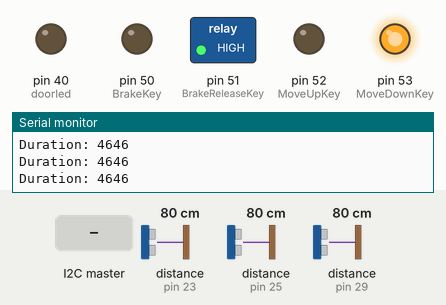
The sketch below on a simulated Arduino Mega 2560, built with avr-gcc and run on an emulated ATmega2560. On the bench: switched loads named in the sketch (green lamp = pin HIGH), output pins drawn as LEDs (lit = HIGH), the last lines printed to the serial monitor. Wiring (inferred from the names in the program): ultrasonic range finder: trigger pin 22; echo pin 23. Inputs (shaded band) come from the test bench; at power-on: distance to the obstacle (sensors on pin 23, pin 25, pin 29) 80 cm. The echo pulse lasts 58.3 µs per cm; pins used as bus, display or sensor lines are not drawn.

Above: at 0.8 s.
0.9 s: distance to the obstacle (sensor on pin 23) set to 6 cm
2.4 s: distance to the obstacle (sensor on pin 23) set to 3 cm
At 3.0 s:
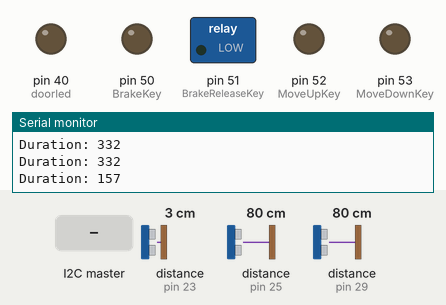
3.9 s: the I2C master sends the byte 1
At 4.5 s:
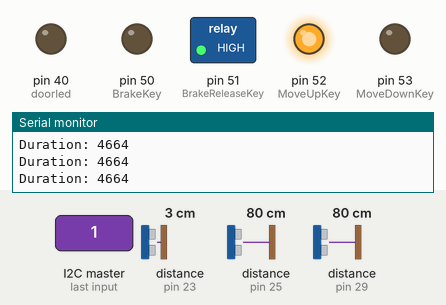
5.5 s: distance to the obstacle (sensor on pin 25) set to 5 cm
7.0 s: distance to the obstacle (sensor on pin 25) set to 2 cm
At 7.8 s:
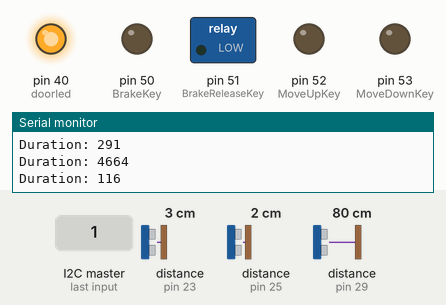
8.5 s: the I2C master sends the byte 0
At 10.16 s:
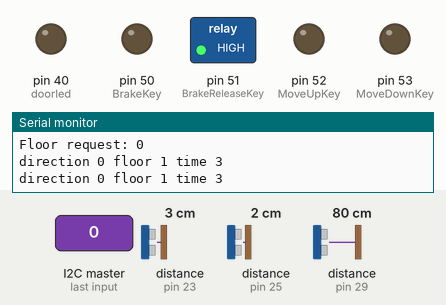
Timing chart, 0 to 14.7 s (numbered marks = the images above; inputs shaded):
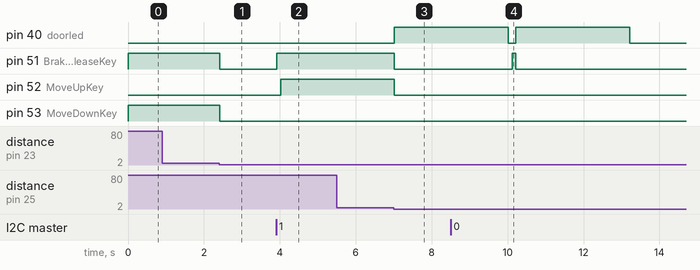

Measured:
- the behaviour switches between 5 and 4 cm on distance to the obstacle (sensor on pin 23) (found by bisection; images 0 and 1)
- the behaviour switches between 4 and 3 cm on distance to the obstacle (sensor on pin 25) (found by bisection; images 2 and 3)
- after the input at 2.4 s, pin 51 (BrakeReleaseKey), pin 53 (MoveDownKey): HIGH → LOW at once
- after the input at 3.9 s, pin 51 (BrakeReleaseKey): LOW → HIGH at once; pin 52 (MoveUpKey): LOW → HIGH after 0.12 s
- after the input at 7.0 s, pin 40 (doorled): LOW → HIGH at once; pin 51 (BrakeReleaseKey), pin 52 (MoveUpKey): HIGH → LOW at once
- after the input at 8.5 s, pin 51 (BrakeReleaseKey): LOW → HIGH after 1.6 s, → LOW 0.10 s later

The sketch:

elevator.ino
```cpp
#include <Wire.h>
#include <stdio.h>
#define i2caddr 0x04
//definition of arduino pins for motors and ultrasonic sensors
int number = 10;
int MoveUpKey = 52 ;
int MoveDownKey = 53 ;
int BrakeKey = 50 ;
int BrakeReleaseKey = 51 ;
int trig0 = 22;
int echo0 = 23;
int trig1 = 24;
int echo1 = 25;
int trig2 = 26;
int echo2 = 27;
int trig3 = 28;
int echo3 = 29;
//time in ms for which elevator door is open(doorled is lit as there is no mechanical door)
int doordelay = 3000;
//time for which brake motors are moved
int brakedelay = 250;
//ultrsonic sensor threshold to detect elevator car
int ultrasonic_dur = 220;
int doorled = 40;
int buzzer = 41;
bool emergency = false;

/*
  floors_requests is a boolean array for storing requests of each floor
  directions   0 means lift is stationary
      1 means lift is going up
      2 means lift is going down
*/
int floor_request[4] = {0, 0, 0, 0};
int directions = 0;
int lift_pos = 0;          //current floor the lift is on
int cur_time = 1;          //cur_time increases when lift makes a move

/*
  returns true if the ultrasonic sensor referred by sensorid gives
  a reading of duration less than dur
*/
bool ultrasonic(int sensorid, long dur)
{
  long duration;
  int distance;
  int trig;
  int echo;
  if (sensorid == 0)
  {
    trig = trig0;
    echo = echo0;
  }
  else if (sensorid == 1)
  {
    trig = trig1;
    echo = echo1;
  }
  else if (sensorid == 2)
  {
    trig = trig2;
    echo = echo2;
  }
  else if (sensorid == 3)
  {
    trig = trig3;
    echo = echo3;
  }
  // Clears the trigPin
  digitalWrite(trig, LOW);
  delayMicroseconds(2);
  // Sets the trigPin on HIGH state for 10 micro seconds
  digitalWrite(trig, HIGH);
  delayMicroseconds(10);
  digitalWrite(trig, LOW);
  // Reads the echoPin, returns the sound wave travel time in microseconds
  duration = pulseIn(echo, HIGH);
  // Calculating the distance
  distance = duration * 0.034 / 2;
  // Prints the distance on the Serial Monitor
  //Serial.print("Distance: ");
  //Serial.println(distance);
  Serial.print("Duration: ");
  Serial.println(duration);
  if (duration < dur)
    return 1;
  else
    return 0;
}
/*
  Elevator Functions

  Functions to move elevator up or down by ONE floor
*/

void open_door()
{
  brake();
  digitalWrite(doorled,HIGH);
  delay(doordelay);
  digitalWrite(doorled,LOW);
}

//Functions for braking system
void brake()
{
  digitalWrite(BrakeKey , LOW);
  digitalWrite(BrakeReleaseKey , LOW) ;
}
void brake_release()
{
  digitalWrite(BrakeKey , LOW);
  digitalWrite(BrakeReleaseKey , HIGH) ;
}
//Moves the elevator up by one floor till top floor.
void move_up()
{
  if (lift_pos < 3)
  {
    while (!ultrasonic(lift_pos + 1, ultrasonic_dur))
    {
      digitalWrite(MoveUpKey , HIGH);
      digitalWrite(MoveDownKey , LOW);
      if(ultrasonic(3,ultrasonic_dur))
        break;
    }
    lift_pos += 1;
    if (floor_request[lift_pos] != 0)
    {
      digitalWrite(MoveUpKey , LOW);
      digitalWrite(MoveDownKey , LOW);
      open_door();
      floor_request[lift_pos] = 0;
      //check for further requests . find the first request (first come first serve)
      int min_ind = 0;
      for (int i = 1; i < 4; i++)
      {
        if (floor_request[i] < floor_request[min_ind])
          min_ind = i;
      }
      if (floor_request[min_ind] == 0) //no request
        directions = 0;
      else
      {
        if (min_ind > lift_pos)
        {
          directions = 1;
          brake_release();
        }
        else
        {
          directions = 2;
          brake_release();
        }
      }
    }
  }
  else
  {
    Serial.println("Can't move above top floor");
  }
}
//Moves the elevator down by one floor
void move_down()
{
  if (lift_pos > 0)
  {
    while (!ultrasonic(lift_pos - 1, ultrasonic_dur))
    {
      digitalWrite(MoveUpKey , LOW);
      digitalWrite(MoveDownKey , HIGH);
      if(ultrasonic(0,ultrasonic_dur))
        break;

    }
    lift_pos -= 1;
    if (floor_request[lift_pos] != 0)
    {
      digitalWrite(MoveUpKey , LOW);
      digitalWrite(MoveDownKey , LOW);
      open_door();
      floor_request[lift_pos] = 0;
      //check for further requests . find the first request (first come first serve)
      int min_ind = 0;
      for (int i = 1; i < 4; i++)
      {
        if (floor_request[i] < floor_request[min_ind])
          min_ind = i;
      }
      if (floor_request[min_ind] == 0) //no request
        directions = 0;
      else
      {
        if (min_ind > lift_pos)
        {
          directions = 1;
          brake_release();
        }
        else
        {
          directions = 2;
          brake_release();
        }
      }
    }

  }
  else
  {
    Serial.println("Can't move below ground floor");
  }
}

//prints the current floor of the lift and the direction it is going
void lift_status()
{
  char buf[100];
  int len = sprintf(buf, "direction %d floor %d time %d", directions, lift_pos, cur_time);
  for (int l = 0; l < len; l++)
    Serial.print(buf[l]);
  Serial.print("\n");
}
//Takes the elevator to ground floor.Used when system restarts
void moveto_ground()
{
  brake_release();
  while (!ultrasonic(0, ultrasonic_dur))
  {
    digitalWrite(MoveUpKey , LOW);
    digitalWrite(MoveDownKey , HIGH) ;
  }
  digitalWrite(MoveUpKey , LOW);
  digitalWrite(MoveDownKey , LOW) ;
  brake();
}

void emergency_stop()
{
  brake_release();
  digitalWrite(buzzer,HIGH);
  digitalWrite(MoveUpKey , LOW);
  digitalWrite(MoveDownKey , LOW);
}
void emergency_release()
{
  digitalWrite(buzzer,LOW);
}
void setup() {
  pinMode(MoveUpKey , OUTPUT);
  pinMode(MoveDownKey , OUTPUT);
  pinMode(BrakeKey , OUTPUT);
  pinMode(BrakeReleaseKey , OUTPUT);
  pinMode(trig0, OUTPUT);
  pinMode(echo0, INPUT);
  pinMode(trig1, OUTPUT);
  pinMode(echo1, INPUT);
  pinMode(trig2, OUTPUT);
  pinMode(echo2, INPUT);
  pinMode(trig3, OUTPUT);
  pinMode(echo3, INPUT);
  pinMode(doorled, OUTPUT);

  Serial.begin(9600);
  Wire.begin(i2caddr);
  // define callbacks for i2c communication
  Wire.onReceive(receiveData);
  Wire.onRequest(sendData);

  moveto_ground();
}

// callback for sending data
void sendData() {
  Wire.write(lift_pos);
}
void loop() {

  if (directions == 0)         //lift stationary (no requests)
  { for (int i = 0; i < 4; i++)
    {
      if (floor_request[i] != 0) //if request for some position
      {
        lift_status();
        if (i == lift_pos) //request from current floor
        {
          floor_request[i] = 0;
          open_door();
        }
        else if (i < lift_pos) //go down
        {
          directions = 2;
          brake_release();
        }
        else                  //go up
        {
          directions = 1;
          brake_release();
        }
      }
    }
  }
  else if (directions == 1)      //lift is moving up
  {
    move_up();
    lift_status();
  }
  else if (directions == 2)      //lift is moving down
  {
    move_down();
    lift_status();
  }
  delay(100);
}
// callback for received data
void receiveData(int byteCount) {

  while (Wire.available()) {
    number = Wire.read();
    //Serial.print("data received: ");
    //Serial.println(number);
    if (number == 0) {
      cur_time++;
      if (floor_request[0] == 0)
      {
        floor_request[0] = cur_time;
      }
      Serial.print("Floor request: 0\n");
    } else if (number == 1) {
      cur_time++;
      if (floor_request[1] == 0)
      {
        floor_request[1] = cur_time;
      }
      Serial.print("Floor request: 1\n");
    }
    else if (number == 2) {
      cur_time++;
      if (floor_request[2] == 0)
      {
        floor_request[2] = cur_time;
      }
      Serial.print("Floor request: 2\n");
    }
    else if (number == 3) {
      cur_time++;
      if (floor_request[3] == 0)
      {
        floor_request[3] = cur_time;
      }
      Serial.print("Floor request: 3\n");
    }
    else if (number == 4) {
      emergency = !emergency;
      if(emergency)
        emergency_stop();
      else
        emergency_release();
      Serial.print("EMERGENCY\n");
    }
    else if (number == 5) {
      for (int i = 0; i < 4; i++)
      {
        floor_request[i] = 0;
      }
      moveto_ground();
      cur_time = 1;
      lift_pos = 0;
      directions = 0;
      emergency = false;
      Serial.println("Initialising");
    }
  }
}
```
